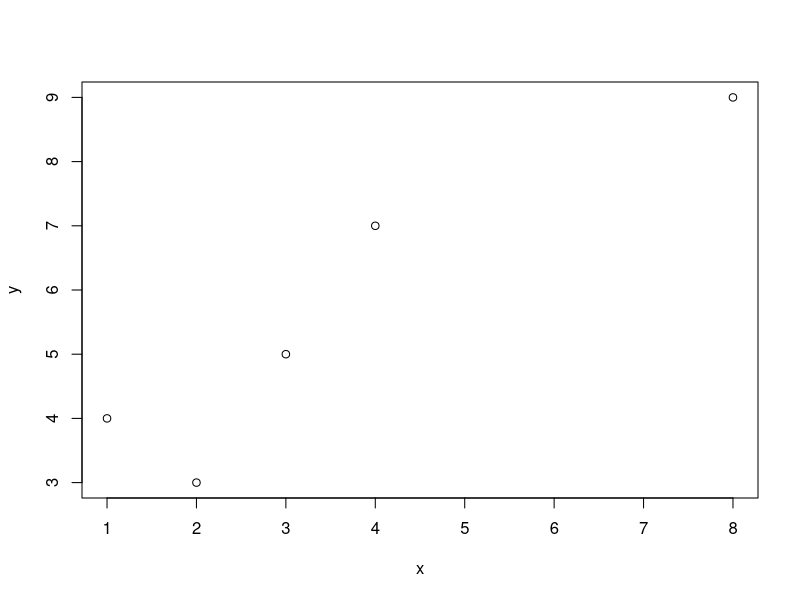

The R script that drew this image:
#!/usr/bin/Rscript
# Author - Jacob Griffiths, jacob.griffiths18@imperial.ac.uk
# Date - Dec 2018

# Stats with sparrows 9
rm(list=ls())

# Sum of squares to assess goodness of fit
## Find b0 and b1 of a line that is positioned so that it minimises the sum of the 
## squared residuals (epsilon) for the data y and x

# R^2 - coefficient of determination, proportion of how much variance in y is explained by x
# R^2 = 1 - (SSresiduals / SStotal)
## SStotal = variance(in y) * (n-1)

x <- c(1, 2, 3, 4, 8)
y <- c(4, 3, 5, 7, 9)

model1 <- (lm(y~x))
model1
summary(model1)
anova(model1)
resid(model1)
cov(x,y)
var(x)
plot(y~x)
